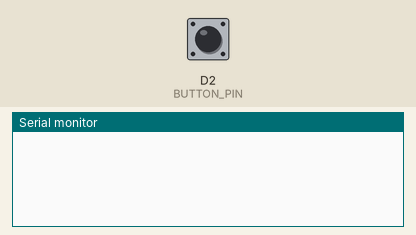
Bench run of a sketch on a simulated Arduino Nano 33 BLE. Shown: the last lines printed to the serial monitor. The inputs (shaded band) are chosen by the test bench; at power-on: D2 (BUTTON_PIN) LOW.

Above: at 1.2 s.
1.3 s: D2 (BUTTON_PIN) pulled HIGH for 0.15 s
At 1.43 s:
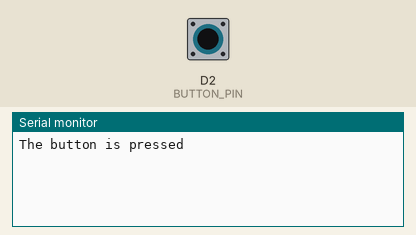
At 2.4 s:
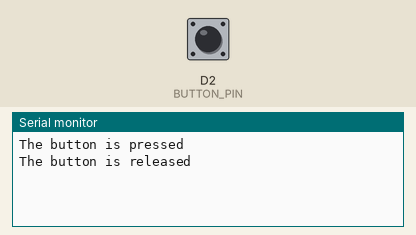

The sketch:

button_code_example.ino
```cpp
/*
 * Tutorial page: https://arduinogetstarted.com/tutorials/arduino-button
 */

// constants won't change. They're used here to set pin numbers:
const int BUTTON_PIN = 2;       // the number of the pushbutton pin

// Variables will change:
int lastState = LOW;  // the previous state from the input pin
int currentState;                // the current reading from the input pin

void setup() {
  // initialize serial communication at 9600 bits per second:
  Serial.begin(9600);
  // initialize the pushbutton pin as an pull-up input
  // the pull-up input pin will be HIGH when the switch is open and LOW when the switch is closed.
  pinMode(BUTTON_PIN, INPUT);
}

void loop() {
  // read the state of the switch/button:
  currentState = digitalRead(BUTTON_PIN);
  //Serial.println("READ" + currentState);
  if(lastState == LOW && currentState == HIGH)
    Serial.println("The button is pressed");
  else if(lastState == HIGH && currentState == LOW)
    Serial.println("The button is released");

  // save the the last state
  lastState = currentState;
}


/* The https://makeabilitylab.github.io/physcomp/arduino/buttons.html#intro-to-digital-input guide

const int INPUT_BUTTON_PIN = 2;
void setup()
{
  pinMode(INPUT_BUTTON_PIN, INPUT);
  Serial.begin(9600); // for printing values to console
}

void loop()
{
  int buttonVal = digitalRead(INPUT_BUTTON_PIN); // returns 0 (LOW) or 1 (HIGH)
  Serial.println(buttonVal);                     // print value to Serial
  delay(5);                                      // small delay
}
*/
```

Measured:
- after the input at 1.3 s, the serial monitor: prints a new line at once (image 1)
